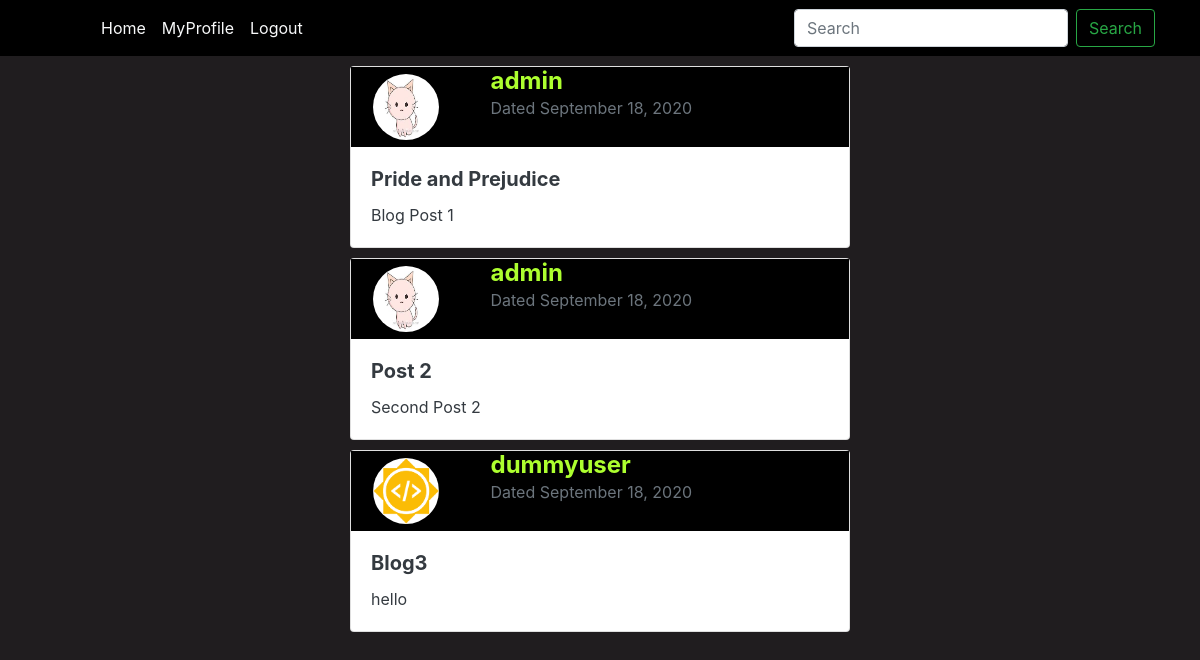
/blog/ (signed in), run on an earlier commit of the app's database.
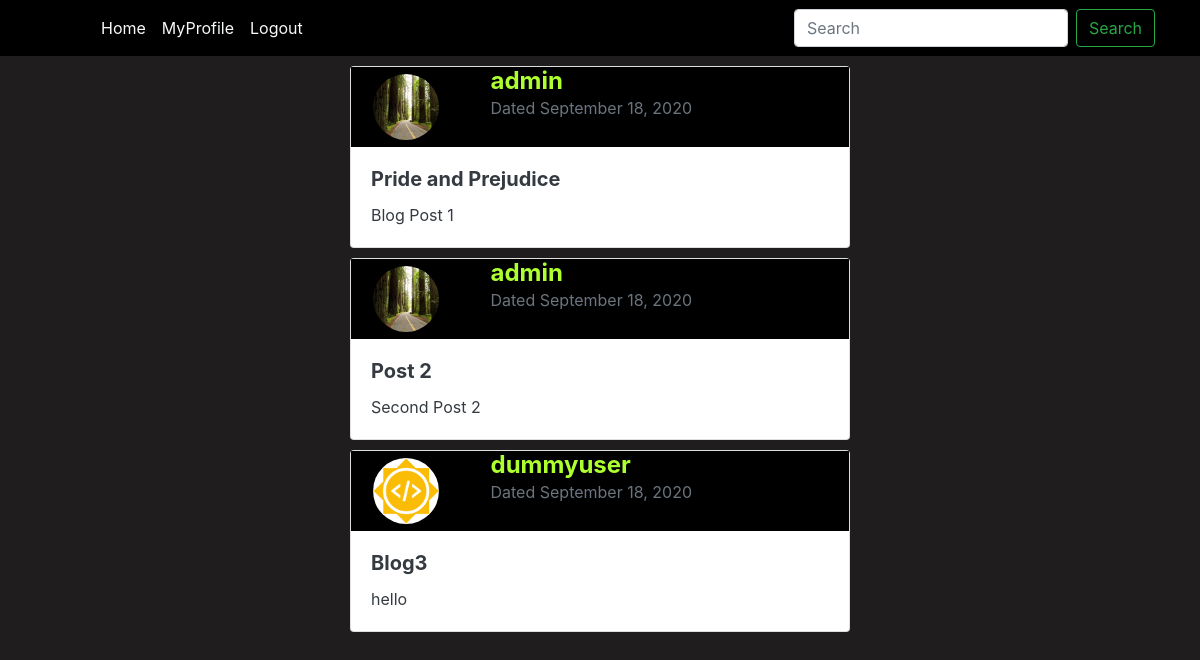
And on a later commit of the database.
### blog/models.py (models this page shows, shortened)
class Post(models.Model):
    title = models.CharField(max_length=100)
    content = models.TextField()
    date = models.DateTimeField(auto_now_add=True)
    author = models.ForeignKey(User,on_delete=models.CASCADE)

### users/models.py (models this page shows, shortened)
class Profile(models.Model):
    user = models.OneToOneField(User,on_delete=models.CASCADE)
    image = models.ImageField(default="default.png",upload_to="profile_pics")
    bio = models.TextField()

### blog/views.py (the view)
# urls.py: 2. Add a URL to urlpatterns:  path('', views.home, name='home')
@login_required
def home(request):
    context = {
        'title':'Blog Home',
        'posts' : Post.objects.all()
    }
    return render(request,'blog/home.html',context)

### blog/templates/blog/home.html
{% extends "blog/base.html" %}
{% block body1 %}
    {% for post in posts %}
        <div style="margin:10px;padding:auto;">
            <div class="card mx-auto"  style="width:500px">
                <div class="container">
                    <div class="row">
                    <div class="col-sm-3" style="background-color:black;">
                        <img class="card-img-top rounded-circle"  style="border-radius: 50%; height:80px; width:80px;padding:7px" src="{{post.author.profile.image.url}}" alt="Card image"/>
                    </div>
                    <div class="col-sm-9" style="background-color:black;">
                        <p>
                            <span class="h4 font-weight-bold">{{post.author}}</span><br>
                            <span class = "text-muted">Dated {{post.date|date:"F d, Y"}}</span>
                        </p>
                    </div>
                    </div>
                </div>
                <div class="card-body text-dark">
                    {% if post.title %}
                        <div class="card-title h5 font-weight-bold">{{post.title}}</div>
                    {% endif %}
                    <p class="card-text">
                        {{post.content}}
                    </p>
                </div>
            </div>
        </div>
    {% endfor %}
{% endblock body1 %}

### blog/templates/blog/base.html (shortened to what this page needs)
{% load static %}
<!DOCTYPE html>
<html>
    <head>
        <link rel="stylesheet" href="https://stackpath.bootstrapcdn.com/bootstrap/4.3.1/css/bootstrap.min.css">
        <link rel="stylesheet" href="{% static 'main.css' %}">
    </head>
    <body>
        <nav class="navbar navbar-expand-lg" style="background-color: black;">
            <div class="container">
                <div class="collapse navbar-collapse" id="navbarSupportedContent">
                    {% if user.is_authenticated %}
                        <ul class="navbar-nav mr-auto">
                            <li class="nav-item active ml-5">
                                <a class="nav-link text-light" href="{% url 'blog_home' %}">Home<span class="sr-only">(current)</span></a>
                            </li>
                            <li class="nav-item">
                                <a class="nav-link text-light " href="{% url 'profile' %}">MyProfile</a>
                            </li>
                            <li class="nav-item">
                                <a class="nav-link text-light " href="{% url 'logout' %}">Logout</a>
                            </li>
                        </ul>
                        <form class="form-inline my-2 my-lg-0">
                            <input class="form-control mr-sm-2" type="search" placeholder="Search" aria-label="Search">
                            <button class="btn btn-outline-success my-2 my-sm-0" type="submit">Search</button>
                        </form>
                    {% endif %}
                </div>
            </div>
        </nav>
        <div class="container">
            <div class="row">
              <div class="col">
                {% block body1 %}{% endblock body1 %}
              </div>
            </div>
        </div>
    </body>
</html>

### static/main.css (style rules this page uses)
body { background-color: rgb(32, 29, 31); color: greenyellow; }

What changed in the data, as far as the page shows it:
changed through a linked row, Post "Pride and Prejudice": author.profile.image: a different picture
changed through a linked row, Post "Post 2": author.profile.image: a different picture
